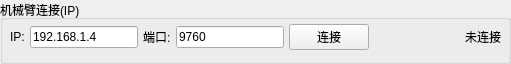
       <widget class="QGroupBox" name="robotConnGroup">
        <property name="geometry">
         <rect>
          <x>4</x>
          <y>4</y>
          <width>511</width>
          <height>64</height>
         </rect>
        </property>
        <property name="title">
         <string>机械臂连接(IP)</string>
        </property>
        <widget class="QWidget" name="robotConnLine">
         <property name="geometry">
          <rect><x>10</x><y>20</y><width>491</width><height>34</height></rect>
         </property>
         <layout class="QHBoxLayout" name="robotConnRow">
          <property name="spacing"><number>5</number></property>
          <property name="leftMargin"><number>0</number></property>
          <property name="topMargin"><number>0</number></property>
          <property name="rightMargin"><number>0</number></property>
          <property name="bottomMargin"><number>0</number></property>
          <item><widget class="QLabel" name="robotIpLabel"><property name="text"><string>IP:</string></property></widget></item>
          <item><widget class="QLineEdit" name="robotIpEdit"><property name="text"><string>192.168.1.4</string></property></widget></item>
          <item><widget class="QLabel" name="robotPortLabel"><property name="text"><string>端口:</string></property></widget></item>
          <item><widget class="QLineEdit" name="robotPortEdit"><property name="text"><string>9760</string></property></widget></item>
          <item><widget class="QPushButton" name="robotBtnConnect"><property name="text"><string>连接</string></property></widget></item>
          <item><spacer name="hSpacerRobotConn"><property name="orientation"><enum>Qt::Orientation::Horizontal</enum></property><property name="sizeHint" stdset="0"><size><width>0</width><height>0</height></size></property></spacer></item>
          <item><widget class="QLabel" name="robotStatusLight"><property name="minimumSize"><size><width>12</width><height>12</height></size></property></widget></item>
          <item><widget class="QLabel" name="robotStatusLabel"><property name="text"><string>未连接</string></property><property name="alignment"><set>Qt::AlignmentFlag::AlignRight|Qt::AlignmentFlag::AlignVCenter</set></property></widget></item>
         </layout>
        </widget>
       </widget>
